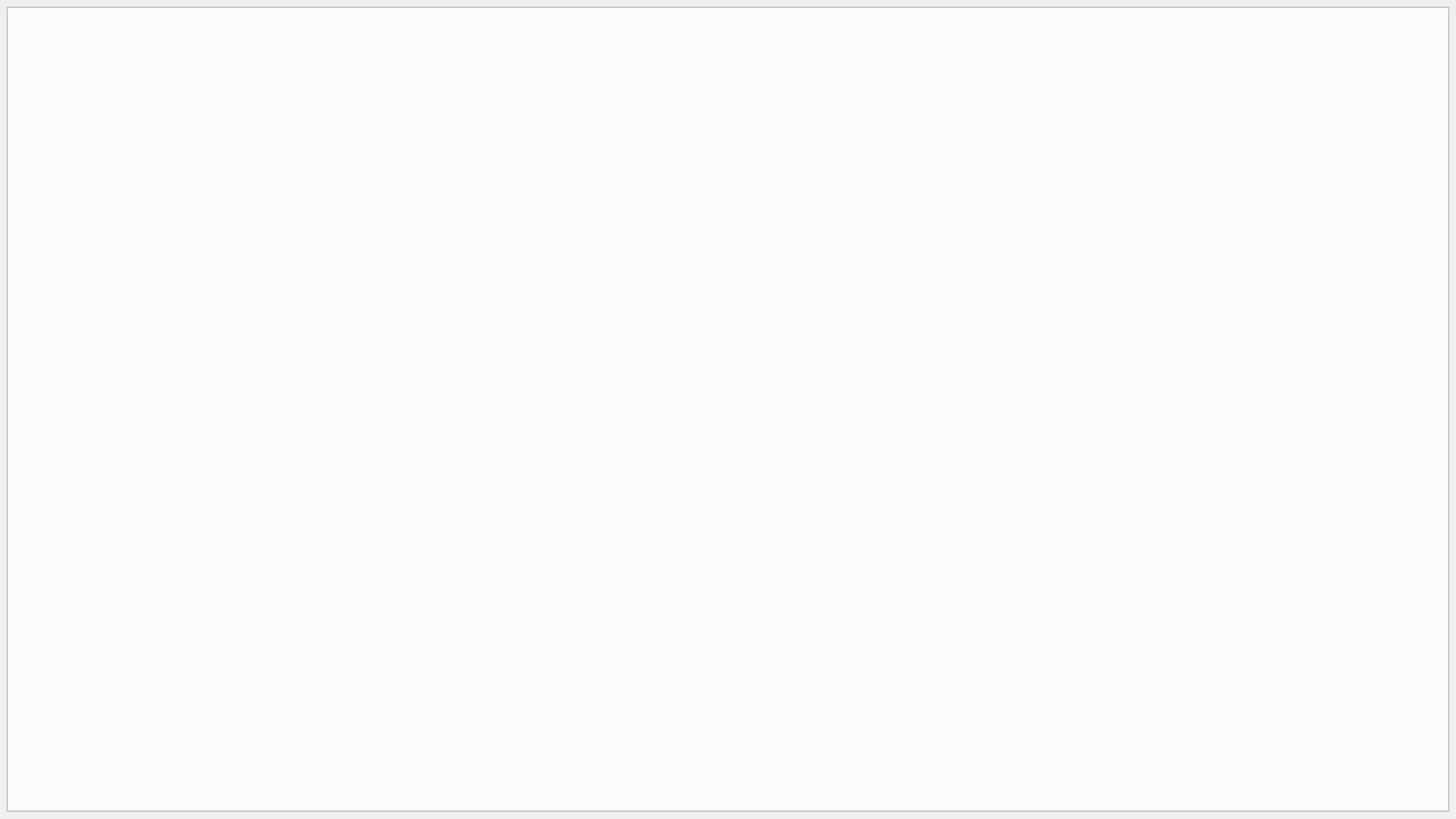
<?xml version="1.0" encoding="UTF-8"?>
<ui version="4.0">
  <class>MainWindow</class>
  <widget class="QMainWindow" name="MainWindow">
    <property name="geometry">
      <rect>
        <x>0</x>
        <y>0</y>
        <width>1920</width>
        <height>1080</height>
      </rect>
    </property>
    <property name="minimumSize">
      <size>
        <width>1920</width>
        <height>1080</height>
      </size>
    </property>
    <property name="maximumSize">
      <size>
        <width>1920</width>
        <height>1080</height>
      </size>
    </property>
    <property name="windowTitle">
      <string>CANopen RQt</string>
    </property>
    
    <widget class="QWidget" name="CentralWidget">
      <property name="geometry">
        <rect>
          <x>0</x>
          <y>0</y>
          <width>1920</width>
          <height>1080</height>
        </rect>
      </property>
      <layout class="QVBoxLayout" name="CentralLayout">
        <item>
          <widget class="QTabWidget" name="TabWidget">
          </widget> <!--Tabwidget-->
        </item>
      </layout>
    </widget> <!--CentralWidget-->
  </widget> <!--MainWindow-->
  <resources/>
  <connections/>
</ui>
